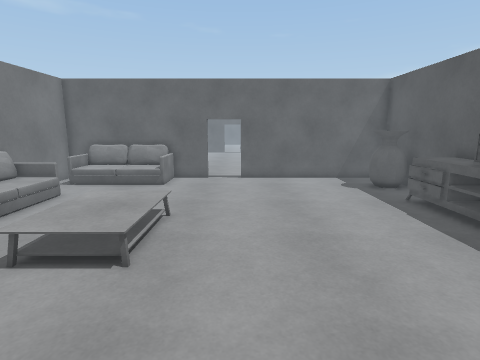
[1] (above)

19 first-person views from a walk through a 3-D level made in the Unity game engine. The camera is 1.5 m above the floor, tilts 10° down and sees 80° across. The floor is counted in squares, 0.5 m on a side. Each view is taken from the middle of a square. On the plan, view 1 faces up. The plan holds only what a view shows up to about 20 squares ahead; the rest is blank. The place goes on beyond the plan. Surface patterns are stand-ins for the level's own textures.

[2]
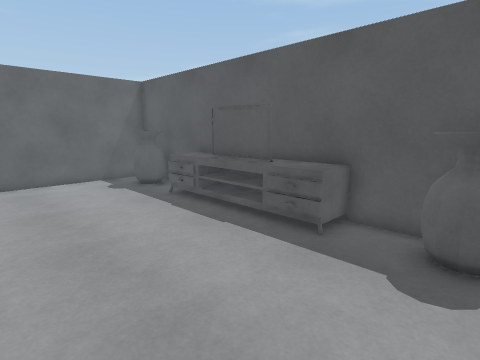

[3]
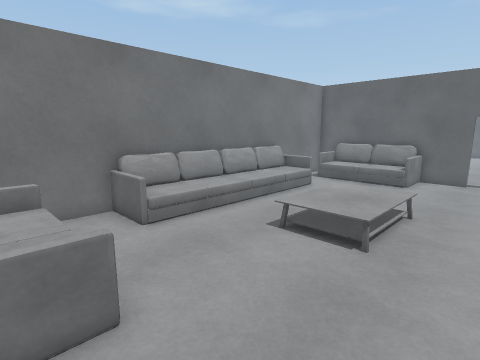

[4]
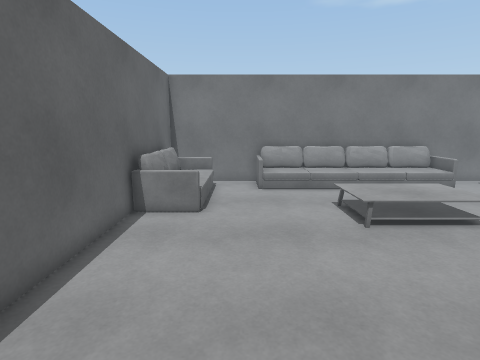

[5]
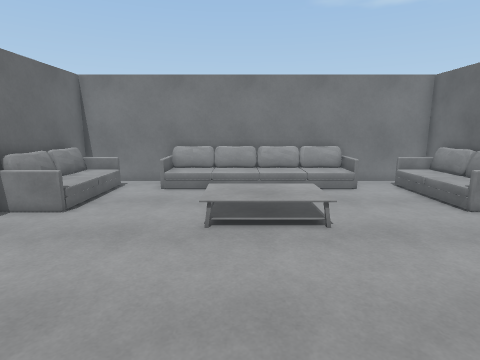

[6]
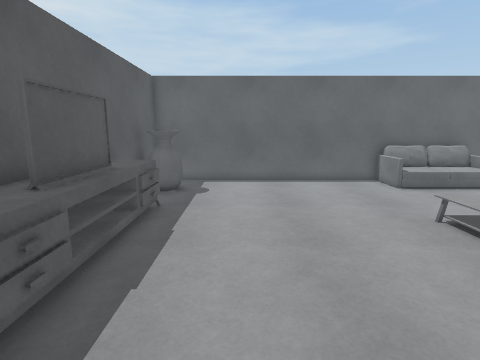

[7]
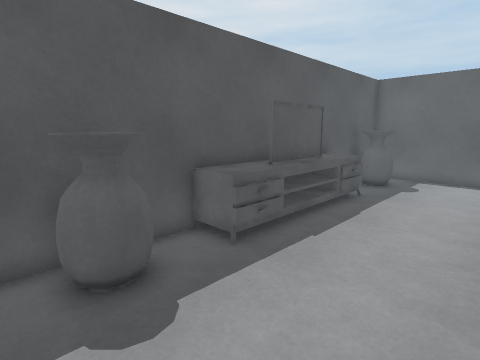

[8]
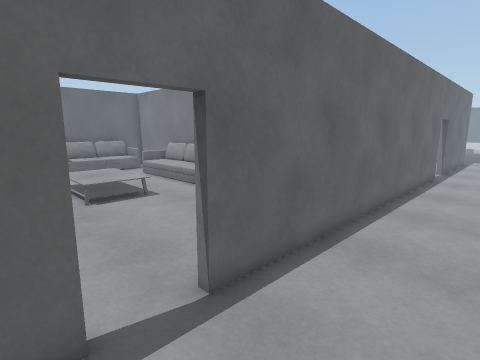

[9]
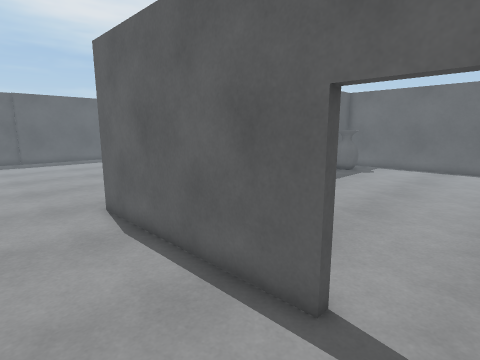

[10]
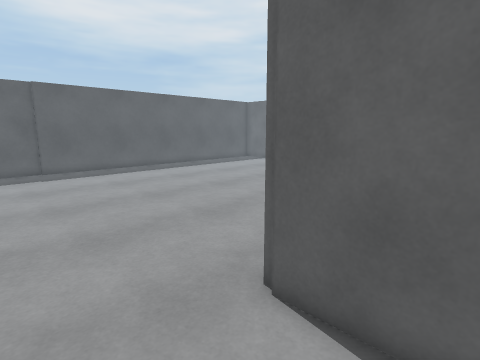

[11]
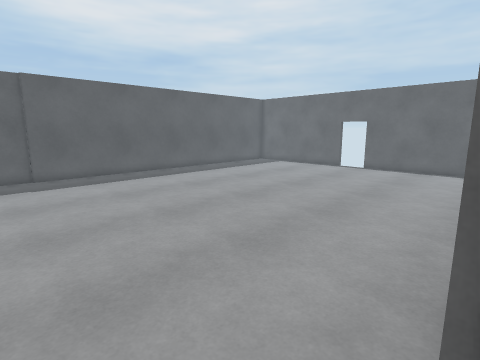

[12]
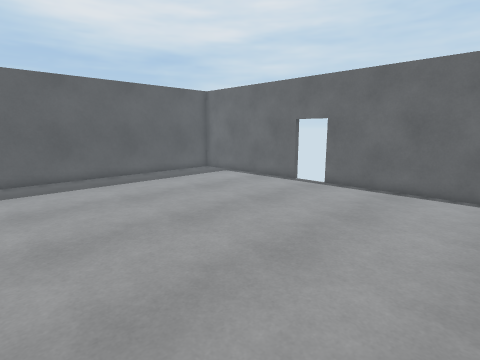

[13]
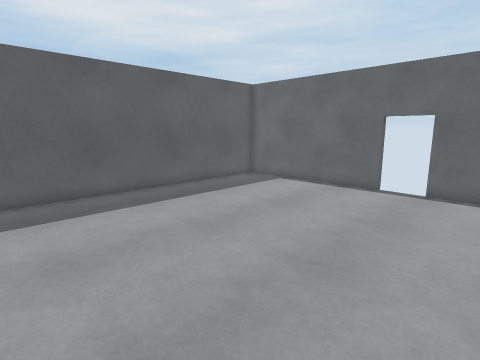

[14]
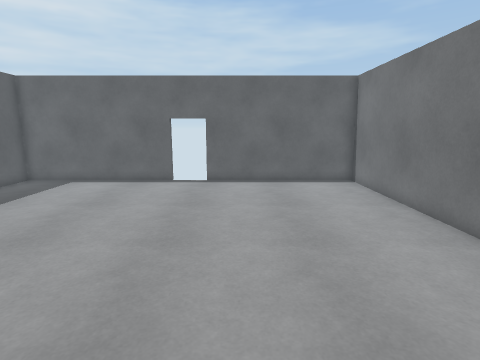

[15]
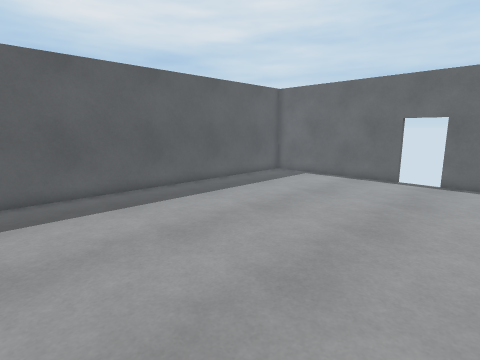

[16]
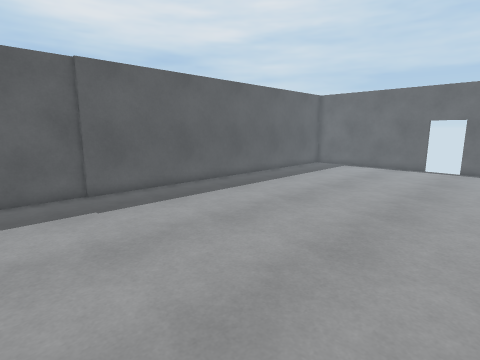

[17]
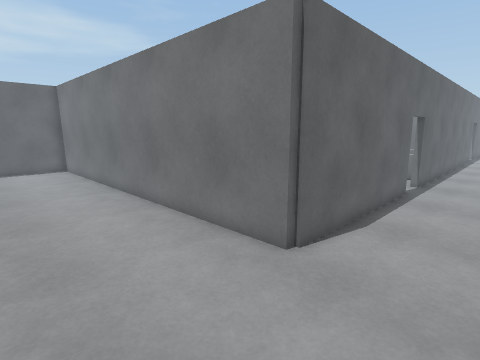

[18]
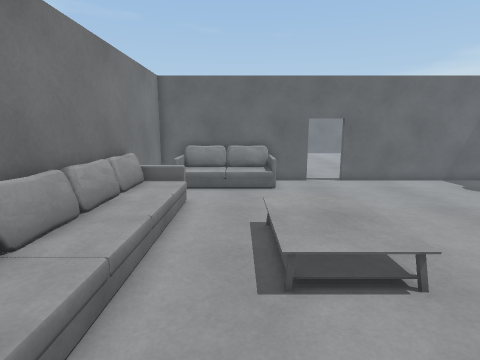

[19]
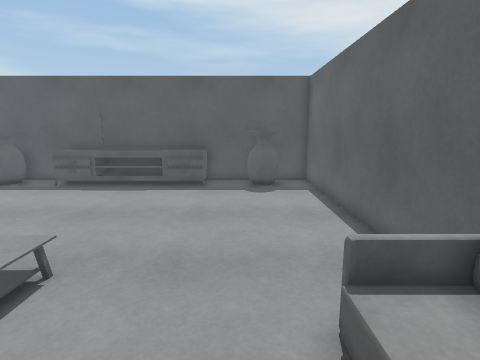

### Floor plan
Key: @ floor where view 1 was taken; # wall or solid block; x gap in a wall; . main floor; : floor 0.5 m higher than the main floor; / step, stairs or slope; = window, fence, low wall or low ledge; S sofa; A vase; T TV; O other object.
Columns run from 14 left of view 1 to 29 right of it. Each row starts with its distance up from view 1.
 22        ......  ...............   .....
 21 ...........................................#
 20 ...........................................#
 19 ...........................................#
 18 #######S####...#########...................#
 17    #.S SS S............#...................#
 16    #.OOOOOS..........AA#...................#
 15    #.................AA#...................#
 14    #.................AA#...................#
 13    #SSS................#...................#
 12    #SO/..............OO#...................#
 11    #S /..............OO#...................#
 10    #S /..///.........OT#...................#
  9    #S /..:::.........OT#...................#
  8    #S /..:::.........OT#...................#
  7    #SO/..:::.........OT#...................#
  6    #SO/..:::.........OT#...................#
  5    #SO/..............OO#...................#
  4    #SO/..............OO#...................#
  3    #=O/................#...................#
  2    #..................A#...................#
  1    #.................AA#...................#
  0    #. OOOOS...@......AA#...................#
 -1    #.SSSSSS............#...................#
 -2    ######S######################x x#########

Positions as (right, up) in squares from view 1, and headings:
1: (0, 0), facing up
2: (0, 0), facing up-right
3: (0, -1), facing up-left
4: (6, 2), facing left
5: (6, 7), facing left
6: (4, 15), facing down
7: (2, 17), facing down-right
8: (1, 22), facing down-left
9: (-2, 22), facing down-right
10: (6, 22), facing down-right
11: (9, 21), facing down-right
12: (10, 13), facing down-right
13: (15, 13), facing down-right
14: (16, 15), facing down
15: (15, 16), facing down-right
16: (15, 22), facing down-right
17: (15, 22), facing down-left
18: (-6, 1), facing up
19: (-8, 2), facing right
